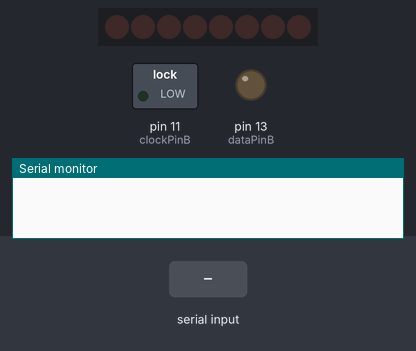
Simulated run of this sketch. Board: Arduino Uno, built with avr-gcc and run on an emulated ATmega328P. Shown: 8 shift-register outputs drawn as a row of LEDs (first output left, lit = HIGH), switched loads named in the sketch (green lamp = pin HIGH), output pins drawn as LEDs (lit = HIGH), the last lines printed to the serial monitor. Wiring (inferred from the names in the program): shift register (74HC595): data pin 4; shift clock pin 2; latch pin 3. Wiring (inferred from the signals the program sends): row of LEDs: on Q0, Q1, Q2, Q3, Q4, Q5, Q6, Q7. The test bench sets the inputs (shaded band). Pins used as bus, display or sensor lines are not drawn.

Above: at 1.2 s.
1.3 s: "90,45\n" received over Serial
At 3.0 s:
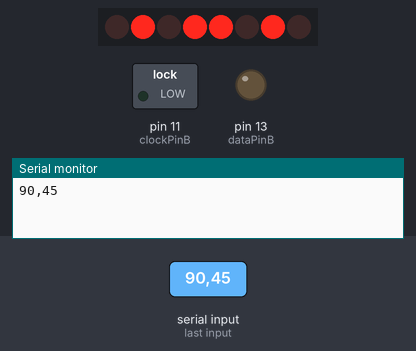
3.8 s: "1\n" received over Serial
At 5.9 s:
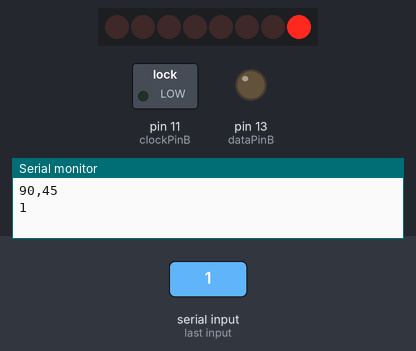
Timing chart, 0 to 7.4 s (numbered marks = the images above; inputs shaded):
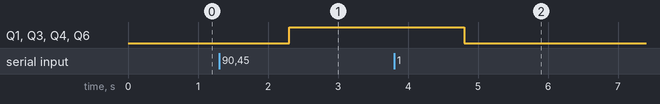

Measured:
- after the input at 1.3 s, Q1, Q3, Q4, Q6: LOW → HIGH after 1.0 s
- after the input at 3.8 s, Q1, Q3, Q4, Q6: HIGH → LOW after 1.0 s

The sketch:

EFS1_numeritos_7_SEGMENTOS.ino
```cpp
//EL CAMBIO EN EL 7 SEG SE HACE CADA DOS NUMEROS EN INFO. Osea, si aparece una rayita en info = 0; en info = 2 se prenderan dos. En Info = 1, seguira habíando una sola rayita prendida.
/*  _______ 7 SEGMENTOS B _________
  Numero - info
  9 = 2
  8 = 0
  7 = 54
  6 = 128
  5 = 130
  4 = 70
  3 = 34
  2 = 40
  1 = 118
  0 = 16
*/

int latchPinA = 3;
int clockPinA = 2;
int dataPinA = 4;

/*  _______ 7 SEGMENTOS A _________
  Numero - info
  9 = 32
  8 = 0
  7 = 102
  6 = 16
  5 = 48
  4 = 104
  3 = 36
  2 = 132
  1 = 110
  0 = 2
*/

int latchPinB = 12;
int clockPinB = 11;
int dataPinB = 13;


byte info;
String lectura;

void setup() {
  //7 SEG 1
  pinMode(latchPinA, OUTPUT);
  pinMode(clockPinA, OUTPUT);
  pinMode(dataPinA, OUTPUT);

  //7 SEG 2
  pinMode(latchPinB, OUTPUT);
  pinMode(clockPinB, OUTPUT);
  pinMode(dataPinB, OUTPUT);

  Serial.begin(9600);
}
int y = 1;

int modo = 1;

void loop() {
  if (modo == 1){
    MANUAL();
  } else if (modo == 2){
    AUTO();
  }
}

void seg (int segmentos) {
  if (segmentos == 1) {
    digitalWrite(latchPinA, LOW);
    shiftOut(dataPinA, clockPinA, LSBFIRST, info); // 0 es todo prendido - A partir de 253 se prende
    //return the latch pin high to signal chip that it
    //no longer needs to listen for information
    digitalWrite(latchPinA, HIGH);
  } else {
    digitalWrite(latchPinB, LOW);
    shiftOut(dataPinB, clockPinB, LSBFIRST, info); // 0 es todo prendido - A partir de 253 se prende
    //return the latch pin high to signal chip that it
    //no longer needs to listen for information
    digitalWrite(latchPinB, HIGH);
  }
}

void MANUAL() {
  if (Serial.available() > 0) {
    lectura = Serial.readString();
    Serial.println(lectura);
    info = lectura.toInt();
  }

  seg(1); // poner 2 para el seg B, 1 para el seg A
}

void AUTO() {
  for (int x = 0; x < 254; x = x + 2) {
    info = x;
    seg(1);
    Serial.print("turno número ");
    Serial.print(y);
    Serial.println(": ");
    Serial.println(x);
    delay(1000);
    y = y + 1;
  }
}
```
